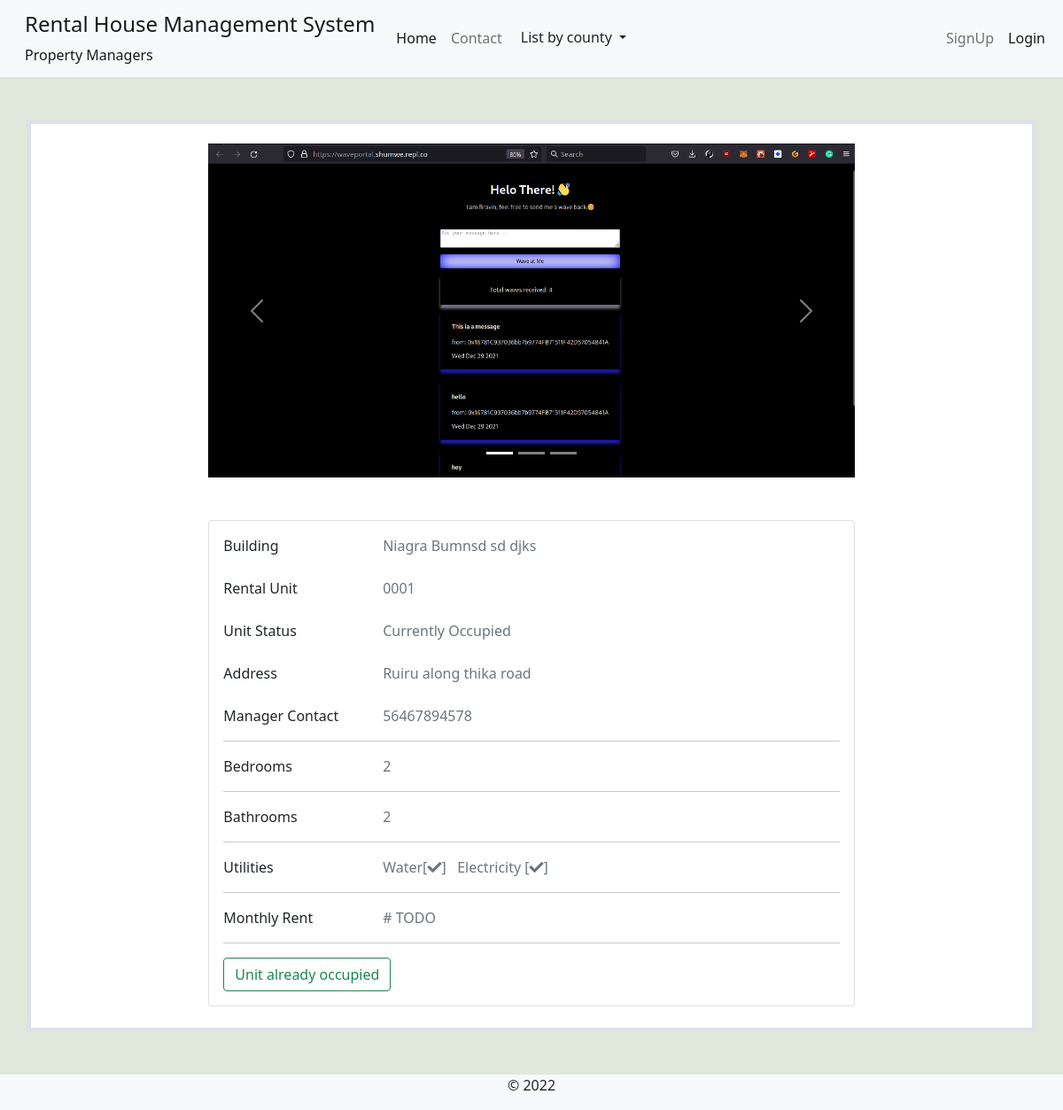
Page /unit-details/niagra-bumnsd-sd-djks/0001-niagra-bumnsd-sd-djks/ on the committed database.
### rental_property/models.py (models this page shows, shortened)
class UnitAlbum(models.Model):
    unit = models.ForeignKey(RentalUnit, on_delete=models.CASCADE)
    image = models.ImageField(upload_to=get_house_album_path, width_field='image_width', height_field='image_height')
    image_width = models.IntegerField(default=600)
    image_height = models.IntegerField(default=500)

class Building(models.Model):
    STATUS_CHOICES = [
        ('op', 'Vacancies Available'),
        ('um', 'Under Maintanance'),
        ('fo', 'Fully Occupied'),
        ('dc', 'Decomisioned'),
    ]
    estate = models.ForeignKey(Estate, on_delete=models.CASCADE, null=True, blank=True)
    name = models.CharField(max_length=100)
    slug = models.SlugField(max_length=100, unique=True)
    registered_owner = models.CharField(max_length=50)
    manager = models.ForeignKey(Managers, on_delete=models.CASCADE, related_name='building_manager')
    added_by = models.ForeignKey(User, on_delete=models.DO_NOTHING)
    address_line = models.CharField(max_length=50)
    cover_image = models.ImageField(upload_to='building-cover', null=True, blank=True)
    county = models.ForeignKey(Counties, on_delete=models.CASCADE)
    country = models.CharField(max_length=50, default='Kenya')
    building_status = models.CharField(max_length=5, choices=STATUS_CHOICES)
    added = models.DateTimeField(default=datetime.now)
    updated = models.DateTimeField(auto_now=True)

class RentalUnit(models.Model):
    MAINTANANCE_STATUS_CHOICES = [
        ('nm', 'Unchechecked Report'),
        ('ip', 'Initiating Inspection'),
        ('ir', 'Maintanance In Progress'),
        ('op', 'No Active Reports'),
        ('rm', 'Remove'),
    ]
    STATUS_CHOICES = [
        ('occupied', 'Currently Occupied'),
        ('ready', 'Ready To Move In'),
        ('hold', 'On Hold'),
        ('maintanance', 'Under Maintanance'),
    ]
    building = models.ForeignKey(Building, on_delete=models.CASCADE)
    unit_type = models.ForeignKey(UnitType, on_delete=models.CASCADE)
    added_by = models.ForeignKey(User, on_delete=models.CASCADE)
    unit_number = models.CharField(max_length=50)
    slug = models.SlugField(max_length=50, unique=True, blank=True, null=True, help_text='This field is autogenerated')
    bathrooms = models.PositiveIntegerField()
    bedrooms = models.PositiveIntegerField()
    dimension = models.CharField(max_length=50)
    kitchen = models.BooleanField(default=True)
    status = models.CharField(max_length=20, choices=STATUS_CHOICES)
    maintanance_status = models.CharField(max_length=6, choices=MAINTANANCE_STATUS_CHOICES, default='op')
    total_occupants = models.PositiveIntegerField(help_text="Number of people in the unit", null=True, blank=True)
    water_available = models.BooleanField(default=True)
    electricity_available = models.BooleanField(default=True)
    added = models.DateTimeField(default=datetime.now)
    updated = models.DateTimeField(auto_now=True)
    class Meta:
        unique_together = ('building', 'unit_number')

### accounts/models.py (models this page shows, shortened)
class Managers(models.Model):
    VER_STATUS = [
    ('rv', 'Revoked'),
    ('pv', 'Pending Approval'),
    ('ap', 'Approved'),
    ]
    ID_WARNING = 'Must be a valid ID!'
    associated_account = models.OneToOneField(User, on_delete=models.CASCADE)
    fullname = models.CharField(max_length=100, null=True, blank=True)
    id_back = models.ImageField(upload_to=get_user_docs_path, help_text=ID_WARNING)
    id_front = models.ImageField(upload_to=get_user_docs_path, help_text=ID_WARNING)
    added_by = models.ForeignKey(User, on_delete=models.DO_NOTHING, related_name='added_by')
    active_phone_number = models.CharField(max_length=14)
    whatsapp_number = models.CharField(max_length=14)
    status = models.CharField(max_length=3, choices=VER_STATUS, default='pv')
    created = models.DateTimeField(default=datetime.now)
    updated = models.DateTimeField(auto_now=True)
    class Meta:
        verbose_name_plural = 'Managers'

### rental_property/views.py (the view)
# urls.py: path('unit-details/<slug:building_slug>/<slug:unit_slug>/', views.unit_details, name='unit-details'),
def unit_details(request, building_slug, unit_slug):
    building = Building.objects.get(slug=building_slug)
    unit = RentalUnit.objects.get(building=building, slug=unit_slug)
    image_album = UnitAlbum.objects.filter(unit=unit)
    context = {
        'building': building,
        'unit': unit,
        'image_album': image_album,
        }
    return render(request, 'rental_property/unit_details.html', context)

### rental_property/context_processors.py (called while the page is built)
def counties_links(request):
    county_links = Counties.objects.all()
    return dict(county_links=county_links)

def my_managed_buildings(request):
    user_instance = request.user
    if user_instance.is_authenticated:
        manager_instance = Managers.objects.filter(associated_account=user_instance)[:1]
        managed_buildings = Building.objects.filter(manager=manager_instance)
        return dict(managed_buildings=managed_buildings)
    else:
        return {'False': False,}

### rental_property/models.py (called while the page is built)
    def get_url(self):
        return reverse('by-county', args=[self.slug])

### rental_property/templates/rental_property/unit_details.html (shortened to what this page needs)
{% extends 'base.html' %}
{% block content %}
<br>
<section class="container border border-5" style="margin-top:2%; margin-bottom:4%;">
    <div class="row justify-content-center" style="background-color: white;">
        <div class="col-md-8 col-sm-12" style="margin-top:2%;">
            <div id="hrmscarousel" class="carousel slide" data-bs-ride="carousel">
                <ol class="carousel-indicators">
                    {% for photo in image_album %}
                    <li data-bs-target="#hrmscarousel" data-bs-slide-to="{{ forloop.counter0 }}" class="{% if forloop.counter0 == 0 %} active {% endif %}"></li>
                    {% endfor %}
                </ol>
                <div class="carousel-inner" role="listbox">
                    {% for photo in image_album %}
                    <div class="carousel-item {% if forloop.counter0 == 0 %} active {% endif %}">
                        <img class="d-block w-100" src="{{photo.image.url}}" alt="bng_slides">
                    </div>
                    {% endfor %}
                    <a class="carousel-control-prev" href="#hrmscarousel" role="button" data-bs-slide="prev">
                        <span class="carousel-control-prev-icon" aria-hidden="true"></span>
                        <span class="sr-only">Previous</span></a>
                    <a class="carousel-control-next" href="#hrmscarousel" role="button" data-bs-slide="next">
                        <span class="carousel-control-next-icon" aria-hidden="true"></span>
                        <span class="sr-only">Next</span></a>
                </div>
              </div>
        </div>
        <div class="container  mt-5 ">
            <div class="row d-flex justify-content-center">
              <div class="col-md-8">
                      <div class="card mb-4">
                        <div class="card-body">
                            <div class="row">
                                <div class="col-sm-3">
                                  <p class="mb-0">Building</p>
                                </div>
                                <div class="col-sm-9">
                                  <p class="text-muted mb-0">{{building.name}}</p>
                                </div>
                              </div>
                              <br>
                              <div class="row">
                                <div class="col-sm-3">
                                  <p class="mb-0">Rental Unit</p>
                                </div>
                                <div class="col-sm-9">
                                  <p class="text-muted mb-0">{{unit.unit_number}}</p>
                                </div>
                              </div>
                              <br>
                              <div class="row">
                                <div class="col-sm-3">
                                  <p class="mb-0">Unit Status</p>
                                </div>
                                <div class="col-sm-9">
                                  <p class="text-muted mb-0">{{unit.get_status_display}}</p>
                                </div>
                              </div>
                              <br>
                          <div class="row">
                            <div class="col-sm-3">
                              <p class="mb-0">Address</p>
                            </div>
                            <div class="col-sm-9">
                              <p class="text-muted mb-0">{{building.address_line}}</p>
                            </div>
                          </div>
                          <br>
                          <div class="row">
                            <div class="col-sm-3">
                              <p class="mb-0">Manager Contact</p>
                            </div>
                            <div class="col-sm-9">
                              <p class="text-muted mb-0"> {{building.manager.active_phone_number}} </p>
                            </div>
                          </div>
                          <hr>
                          <div class="row">
                            <div class="col-sm-3">
                              <p class="mb-0">Bedrooms</p>
                            </div>
                            <div class="col-sm-9">
                              <p class="text-muted mb-0">{% if unit.bedrooms %} {{unit.bedrooms}} {% else %} None {% endif %}</p>
                            </div>
                          </div>
                          <hr>
                          <div class="row">
                            <div class="col-sm-3">
                              <p class="mb-0">Bathrooms</p>
                            </div>
                            <div class="col-sm-9">
                              <p class="text-muted mb-0">{% if unit.bathrooms %} {{unit.bathrooms}} {% endif %}</p>
                            </div>
                          </div>
                          <hr>
                          <div class="row">
                            <div class="col-sm-3">
                              <p class="mb-0">Utilities</p>
                            </div>
                            <div class="col-sm-9">
                              <p class="text-muted mb-0">
                                  {% if unit.water_available %} Water[<em class="fa fa-check"></em>] {% endif %}&nbsp;
                                  {% if unit.electricity_available %} Electricity [<em class="fa fa-check"></em>] {% endif %}</p>
                            </div>
                          </div>
                          <hr>
                          <div class="row">
                            <div class="col-sm-3">
                              <p class="mb-0">Monthly Rent</p>
                            </div>
                            <div class="col-sm-9">
                              <p class="text-muted mb-0"># TODO </p>
                            </div>
                          </div>
                          <hr>
                          <div class="row">
                            <div class="col-sm-5">
                            <div class="d-grid gap-2 d-md-block">
                                {% if unit.status == 'occupied' %}
                                <a type="button" class="btn btn-outline-success" role="button">Unit already occupied</a>
                                {% else %}
                                <a href="{% url 'core:schedule-tour' unit.slug %}" type="button" class="btn btn-outline-success" role="button">Schedule a visit</a>
                                {% endif %}
                              </div>
                            </div>
                        </div>
                    </div>
                </div>
              </div>
            </div>
          </div>
    </div>
</section>
{% endblock %}

### static/css/main.css (style rules this page uses)
:root { --header-height: 3rem; --nav-width: 68px; --first-color-light: #AFA5D9; --white-color: #F7F6FB; --body-font: 'Nunito', sans-serif; --normal-font-size: 1rem; --z-fixed: 100 }

### rows in the picture
UnitAlbum: image (picture)
Building: name "Niagra Bumnsd sd djks", address_line "Ruiru along thika road", manager.active_phone_number "56467894578"
RentalUnit: unit_number "0001", status "Currently Occupied", bedrooms "2", bathrooms "2"
